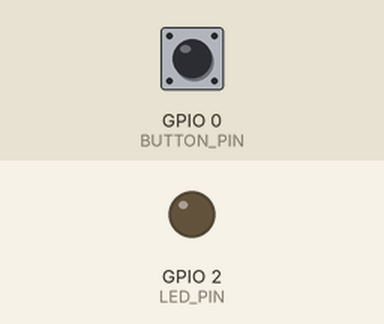
Bench run of a sketch on a simulated ESP32. Parts: output pins drawn as LEDs (lit = HIGH). Dashed ring = blinking. The inputs (shaded band) are chosen by the test bench; at power-on: GPIO 0 (BUTTON_PIN) HIGH.

Above: at 0.1 s.
At 1.2 s:
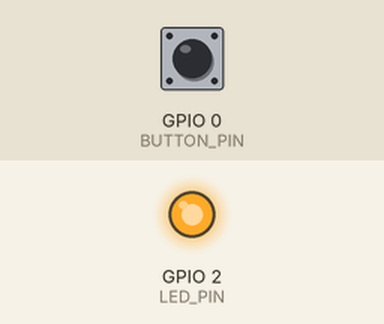
1.3 s: GPIO 0 (BUTTON_PIN) pulled LOW for 0.15 s
At 1.4 s:
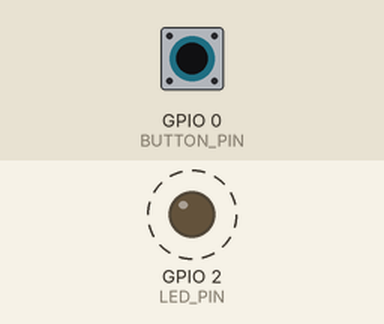
Timing chart, 0 to 10.3 s (numbered marks = the images above; inputs shaded):
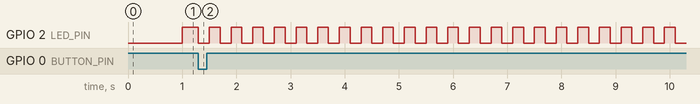

The sketch:

Practice_Interrupt2.ino
```cpp
#include <Arduino.h>
#define BUTTON_PIN 0
#define LED_PIN 2
#define LED_BLINK_MS 1000
#define LED_BLINK_MS_FAST 200

volatile bool click = false;
bool fast = false;

void IRAM_ATTR onClick() {
  click = true;
}

void setup() {
  Serial.begin(115200);

  pinMode(BUTTON_PIN, INPUT);
  pinMode(LED_PIN, OUTPUT);

  attachInterrupt(BUTTON_PIN, onClick, FALLING);
}

uint64_t start_time = millis();
void loop() {
  if(click) {
    start_time = millis();
    fast = !fast;
    click = false;
  }
  uint64_t blink_time = fast ? LED_BLINK_MS_FAST : LED_BLINK_MS;
  digitalWrite(LED_PIN, ((millis() - start_time) % (blink_time * 2)) > blink_time);
}
```

Measured:
- after the input at 1.3 s, GPIO 2 (LED_PIN): alternates HIGH for 0.20 s and LOW for 0.20 s, starting at once
